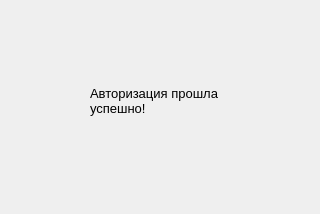
<?xml version="1.0" encoding="UTF-8"?>
<ui version="4.0">
 <class>yes</class>
 <widget class="QFrame" name="yes">
  <property name="geometry">
   <rect>
    <x>0</x>
    <y>0</y>
    <width>320</width>
    <height>214</height>
   </rect>
  </property>
  <property name="windowTitle">
   <string>Frame</string>
  </property>
  <widget class="QLabel" name="label">
   <property name="geometry">
    <rect>
     <x>90</x>
     <y>70</y>
     <width>151</width>
     <height>61</height>
    </rect>
   </property>
   <property name="font">
    <font>
     <pointsize>10</pointsize>
    </font>
   </property>
   <property name="text">
    <string>Авторизация прошла успешно!</string>
   </property>
   <property name="wordWrap">
    <bool>true</bool>
   </property>
  </widget>
 </widget>
 <resources/>
 <connections/>
</ui>
